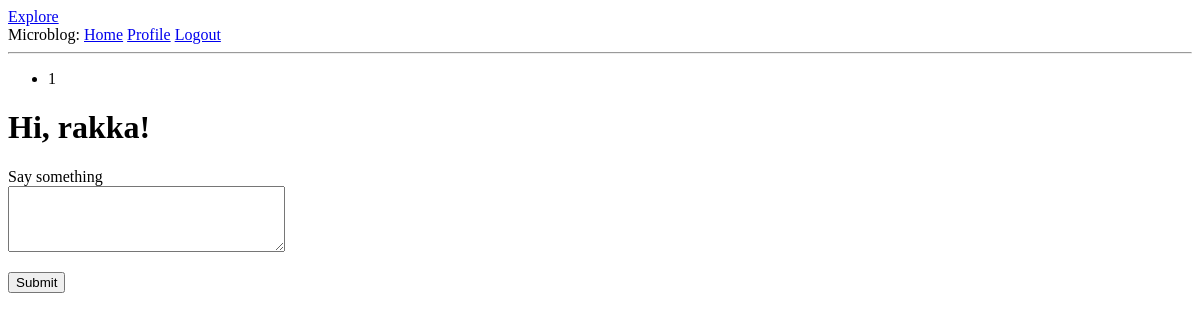
Before: /index (signed in) with the older database file.
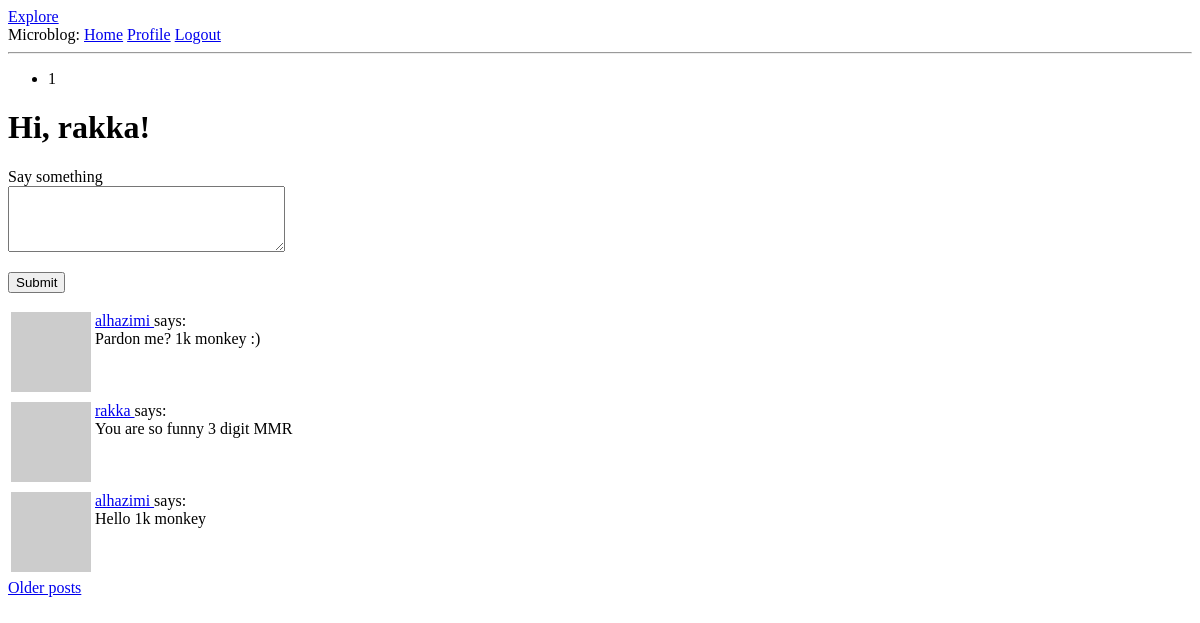
After: the same page with the newer database file.
### app/models.py (models this page shows, shortened)
class User(UserMixin, db.Model):
    id = db.Column(db.Integer, primary_key=True)
    username = db.Column(db.String(64), index=True, unique=True)
    email = db.Column(db.String(120), index=True, unique=True)
    password_hash = db.Column(db.String(128))
    posts = db.relationship("Post", backref="author", lazy="dynamic")
    about_me = db.Column(db.String(140))
    last_seen = db.Column(db.DateTime, default=datetime.utcnow)
    followed = db.relationship("User", secondary=followers,
                               primaryjoin=(followers.c.follower_id == id),
                               secondaryjoin=(followers.c.followed_id == id), # c is column
                               backref=db.backref("followers", lazy="dynamic"), lazy="dynamic")
    def avatar(self, size):
        digest = md5(self.email.lower().encode("utf-8")).hexdigest()
        return "https://gravatar.com/avatar/{}?d=identicon&s={}".format(
            digest, size)
    def followed_posts(self):
        followed = Post.query.join(
            followers, (followers.c.followed_id == Post.user_id)).filter(
            followers.c.follower_id == self.id)
        own = Post.query.filter_by(user_id=self.id)
        return followed.union(own).order_by(Post.timestamp.desc())

class Post(db.Model):
    id = db.Column(db.Integer, primary_key=True)
    body = db.Column(db.String(128))
    timestamp = db.Column(db.DateTime, index=True, default=datetime.utcnow) # utcnow, uniform timestamp without ()
    user_id = db.Column(db.Integer, db.ForeignKey("user.id"))

### app/routes.py (the view)
@app.route('/', methods=["GET", "POST"])
@app.route('/index', methods=["GET", "POST"])
@login_required # If you decorate a view with this, it will ensure that the current user is
def index():
    form = PostForm()
    if form.validate_on_submit():
        post = Post(body=form.post.data, author=current_user)
        db.session.add(post)
        db.session.commit()
        flash("Your post is now live!")
        return redirect(url_for("index")) # redirect prevent duplicate
    page = request.args.get("page", 1, type=int)
    flash(page)
    posts = current_user.followed_posts().paginate(
        page, app.config["POST_PER_PAGE"], False) # show own and followed post
    next_url = url_for("index", page=posts.next_num)\
        if posts.has_next else None
    prev_url = url_for("index", page=posts.prev_num)\
        if posts.has_prev else None
    return render_template("index.html", title="Home Page", form=form,
                           posts=posts.items, next_url=next_url,
                           prev_url=prev_url)

### app/forms.py
class PostForm(FlaskForm):
    post = TextAreaField("Say something", validators=[
        DataRequired(), Length(min=1, max=140)
    ])
    submit = SubmitField("Submit")

### app/models.py (called while the page is built)
@login.user_loader
def load_user(id):
    return User.query.get(int(id))

### app/routes.py (called while the page is built)
@app.before_request # executed before the view function
def before_request():
    if current_user.is_authenticated:
        current_user.last_seen = datetime.utcnow()
        db.session.commit()

### app/templates/index.html (shortened to what this page needs)
{% extends "base.html" %}
{% block content %}
  <h1>Hi, {{ current_user.username }}!</h1>
  {% if form %}
  <form action="" method="post">
    <p>
      {{ form.post.label }}<br/>
      {{ form.post(cols=32, rows=4) }}<br/>
    </p>
    <p>{{ form.submit() }}</p>
  </form>
  {% endif %}
    {% for post in posts %}
      {% include '_post.html' %}
    {% endfor %}
  {% if next_url %}
  <a href="{{ next_url }}">Older posts</a>
  {% endif %}
{% endblock %}

### app/templates/base.html (shortened to what this page needs)
<!DOCTYPE html>
<html lang="en">
<head>
</head>
<body>
<nav>
  <a href="{{ url_for('explore') }}">Explore</a>
</nav>
<div>
  Microblog:
  <a href="{{ url_for('index') }}">Home</a>
  {% if current_user.is_anonymous %}
  <a href="{{ url_for('login') }}">Login</a>
  {% else %}
  <a href="{{ url_for('user', username=current_user.username) }}">Profile</a>
  <a href="{{ url_for('logout') }}">Logout</a>
  {% endif %}
</div>
<hr/>
{% with messages = get_flashed_messages() %}
{% if messages %}
<ul>
  {% for message in messages %}
  <li>{{ message }}</li>
  {% endfor %}
</ul>
{% endif %}
{% endwith %}
{% block content %}{% endblock %}
</body>
</html>

### app/templates/_post.html
<table>
  <tr valign="top">
    <td><img src="{{ post.author.avatar(36) }}"/></td>
    <td>
      <a href="{{ url_for('user', username=post.author.username) }}">
        {{ post.author.username }}
      </a>
      says:<br/>{{ post.body }}
    </td>
  </tr>
</table>

Changed rows visible on the page:
added Post: author.username "alhazimi", body "Pardon me? 1k monkey :)"
added Post: author.username "rakka", body "You are so funny 3 digit MMR"
added Post: author.username "alhazimi", body "Hello 1k monkey"
Other visible differences:
text now shown: "Older posts"
